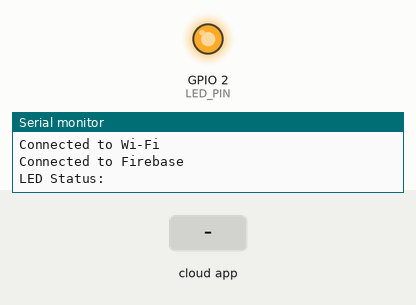
A sketch run on a simulated ESP8266 (NodeMCU). On the bench: output pins drawn as LEDs (lit = HIGH), the last lines printed to the serial monitor. The inputs (shaded band) are chosen by the test bench. WiFi joins after 1.5 s; servers stay silent unless stated; the Firebase database answers and starts empty.

Above: at 3.2 s.
3.3 s: the phone or cloud app sets led to on
At 4.2 s:
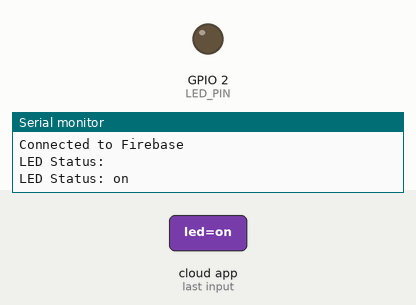
4.8 s: the phone or cloud app sets led to off
At 5.9 s:
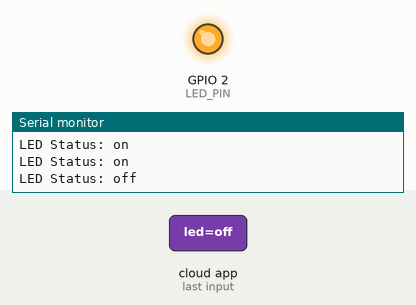
Timing chart, 0 to 7.8 s (numbered marks = the images above; inputs shaded):
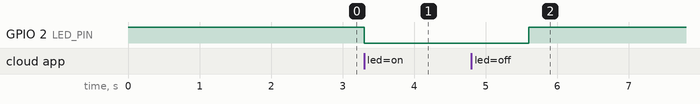

Measured:
- after the input at 3.3 s, GPIO 2 (LED_PIN): HIGH → LOW at once
- after the input at 4.8 s, GPIO 2 (LED_PIN): LOW → HIGH after 0.80 s

The sketch:

mega.ino
```cpp
#include <ESP8266WiFi.h>
#include <FirebaseESP8266.h>

#define WIFI_SSID "EdNet"
#define WIFI_PASSWORD "Huawei@123"

#define FIREBASE_HOST "mega-af56e-default-rtdb.firebaseio.com"
#define FIREBASE_AUTH "PODOy0nOtNYkLuziYHWZO3j6HNfaj2xMY45Yk7o9"

FirebaseData firebaseData;
FirebaseConfig firebaseConfig;
FirebaseAuth firebaseAuth;

#define LED_PIN LED_BUILTIN

void setup() {
  Serial.begin(115200);
  pinMode(LED_PIN, OUTPUT);
  digitalWrite(LED_PIN, HIGH);

  WiFi.begin(WIFI_SSID, WIFI_PASSWORD);
  Serial.print("Connecting to Wi-Fi");
  while (WiFi.status() != WL_CONNECTED) {
    Serial.print(".");
    delay(1000);
  }
  Serial.println("\nConnected to Wi-Fi");

  firebaseConfig.host = FIREBASE_HOST;
  firebaseConfig.signer.tokens.legacy_token = FIREBASE_AUTH;

  Firebase.begin(&firebaseConfig, &firebaseAuth);
  Firebase.reconnectWiFi(true);

  Serial.println("Connected to Firebase");
}

void loop() {
  if (Firebase.getString(firebaseData, "/voice/led")) {
    String ledStatus = firebaseData.stringData();
    Serial.print("LED Status: ");
    Serial.println(ledStatus);

    if (ledStatus == "on") {
      digitalWrite(LED_PIN, LOW);
    } else if (ledStatus == "off") {
      digitalWrite(LED_PIN, HIGH);
    }
  } else {
    Serial.print("Error getting data: ");
    Serial.println(firebaseData.errorReason());
  }

  delay(1000);
}
```
